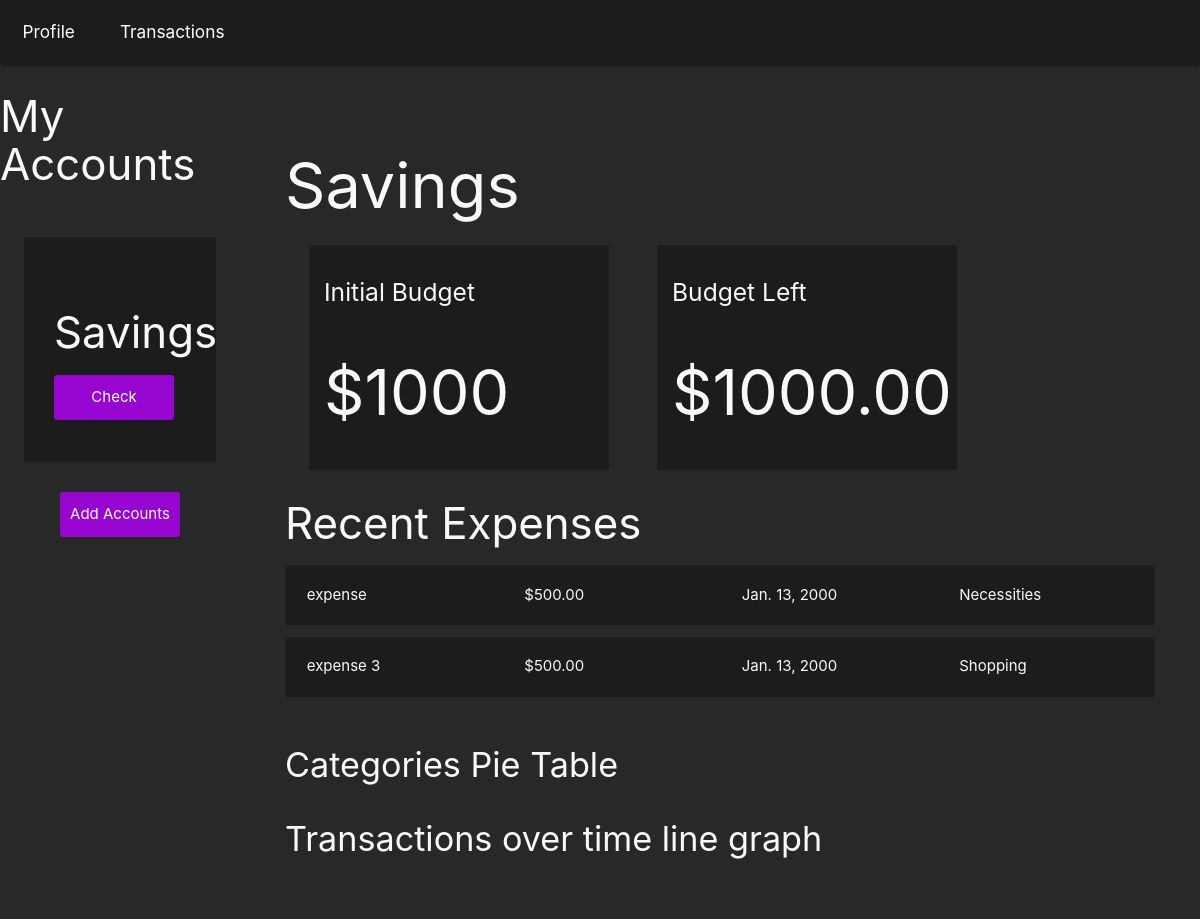
The page /savings on the database its author committed.
### budget/models.py (models this page shows, shortened)
class Project(models.Model):
    name = models.CharField(max_length=100)
    slug = models.SlugField(max_length=100, unique=True, blank=True)
    budget = models.IntegerField()
    def budget_left(self):
        expense_list = Expense.objects.filter(project=self)
        income_list = Income.objects.filter(project=self)
        total_expense_amount = 0
        total_income_amount = 0
        for expense in expense_list:
            total_expense_amount += expense.amount
        for income in income_list:
            total_income_amount += income.amount
        print(total_income_amount)
        return self.budget - total_expense_amount + total_income_amount

class Expense(models.Model):
    project = models.ForeignKey(Project, on_delete = models.CASCADE, related_name = 'expenses')
    title = models.CharField(max_length=100)
    amount = models.DecimalField(max_digits=8, decimal_places=2)
    date = models.DateField(("Date"), default=datetime.date.today)
    type = 'expense'
    category = models.CharField( max_length = 20, choices = SELECT_CATEGORY_CHOICES , default ='Food')
    class Meta:
        ordering = ('-amount',)

class Income(models.Model):
    project = models.ForeignKey(Project, on_delete = models.CASCADE, related_name = 'income')
    title = models.CharField(max_length=100)
    amount = models.DecimalField(max_digits=8, decimal_places=2)
    date = models.DateField(("Date"), default=datetime.date.today)
    type = 'income'
    category = models.CharField( max_length = 20, choices = SELECT_CATEGORY_CHOICES , default ='Food')
    class Meta:
        ordering = ('-amount',)

### budget/views.py (the view)
# urls.py: path('<slug:project_slug>', views.profile, name = 'profile'),
def profile(request, project_slug):
    project = get_object_or_404(Project, slug=project_slug)
    project_list = Project.objects.all()
    return render(request, 'budget/profile.html', {'project': project, 'project_list': project_list, 'expense_list': project.expenses.all()})

### budget/templates/budget/profile.html
{% extends 'budget/base.html' %}
{% block content %}
{% include "budget/header.html" %}
<div class = "profile-section">
    <h1>{{ project.name }}</h1>
    <section class="profile-stats">
        <div class = "stat-card">
            <h5>Initial Budget</h6>
            <h1>${{ project.budget }}</h1>
        </div>
        <div class = "stat-card">
            <h5>Budget Left</h6>
            {% if project.budget_left > 0 %}
                <h1>${{ project.budget_left }}</h1>
            {% elif project.budget_left == 0 %}
                <h1>${{ project.budget_left }}</h1>
            {% else %}
                <h1>${{ project.budget_left }}</h1>
            {% endif %}
        </div>
    </section>
    <section class = "section-expenses">
        <h3>Recent Expenses</h3>
        <ul class="expense-list">
            {% for expense in expense_list %}
            <li>
                <div class="expense-col">
                    <spanc>{{ expense.title }}</span>
                </div>
                <div class="expense-col">
                    <spanc>${{ expense.amount }}</span>
                </div>
                <div class="expense-col">
                    <spanc>{{ expense.date }}</span>
                </div>
                <div class="expense-col">
                    <spanc>{{ expense.category }}</span>
                </div>
            </li>
            {% empty %}
            <div class = "">
                <h3>You have no expenses yet</h3>
            </div>
            {% endfor %}
        </ul>
    </section>
    <section class="section section-stats">
        <div class = "row">
            <div class = 'row'>
                <h4>Categories Pie Table</h4>
            </div>
            <div class = 'row'>
                <h4>Transactions over time line graph</h4>
            </div>
        </div>
    </section>
</div>
{% endblock %}

### budget/templates/budget/header.html
{% extends 'budget/base.html' %}
{% block content %}
<nav class = "nav-dec">
    <a href="{% url 'profile' project.slug %}">Profile</a>
    <a href="{% url 'transactions' project.slug %}">Transactions</a>
</nav>
<div class = 'left-nav'>
    <h3>My Accounts</h3>
    <div class="project-list">
        {% for project in project_list %}
            <div class="project-card">
                <h3>{{ project.name }}</h3>
                <a href="{% url 'profile' project.slug %}" class="account-button">Check</a>
            </div>
        {% endfor %}
        <a href="./add" class="account-button">
            <span>Add Accounts</span>
        </a>
    </div>
</div>
{% endblock %}

### budget/static/css/styles.css (style rules this page uses)
* { box-sizing: border-box; margin: 0; padding: 0; }
html { font-family: 'Segoe UI', Tahoma, Geneva, Verdana, sans-serif; background-color:rgb(40, 40, 40); }
body { color: rgb(249, 249, 249); }
h1 { font-size: 3rem; }
.nav-dec { display: flex; background-color:rgb(28, 28, 28); }
.nav-dec a { margin: 0 1.5rem; font-size: 1.15rem; }
.left-nav { display: flex; flex-direction: column; justify-content: center; align-items: center; width: 20%; position: absolute; }
.left-nav .project-list { width: 100%; display: flex; flex-direction: column; justify-content: center; align-items: center; }
.left-nav .project-card { display: flex; flex-direction: column; justify-content: center; align-items: space-around; width: 80%; height: 15rem; background-color:rgb(28, 28, 28); margin: 2rem 0; padding: 2rem; }
.account-button { display: flex; justify-content: center; align-items: center; background-color: #9705d1; outline: none; width: 8rem; height: 3rem; border: none; border-radius: 3px; color:rgb(255, 255, 255); transition: 0.3s ease; }
.profile-section { display: flex; flex-direction: column; position: relative; left: 20%; width: 80%; padding: 3rem; overflow: hidden; }
.profile-section .profile-stats { display: flex; justify-content: space-around; align-items: center; width: 80%; }
.profile-section .stat-card { display: flex; flex-direction: column; justify-content: center; align-items: space-around; padding: 1rem; background-color: rgb(28, 28, 28); width: 20rem; height: 15rem; }
.section-expenses { width: 100%; }
.section-expenses .expense-list { width: 100%; }
.section-expenses li { width: 100%; display: flex; justify-content: space-around; align-items: center; background-color:rgb(28, 28, 28); height: 3rem; margin: 0.75rem 0; padding: 2rem 0; }
.section-expenses .expense-col { width: 20%; }

### rows shown on the page
Project: name "Savings", budget "1000", budget_left "1000.00"
Expense: title "expense", amount "500.00", date "Jan. 13, 2000", category "Necessities"
Expense: title "expense 3", amount "500.00", date "Jan. 13, 2000", category "Shopping"
